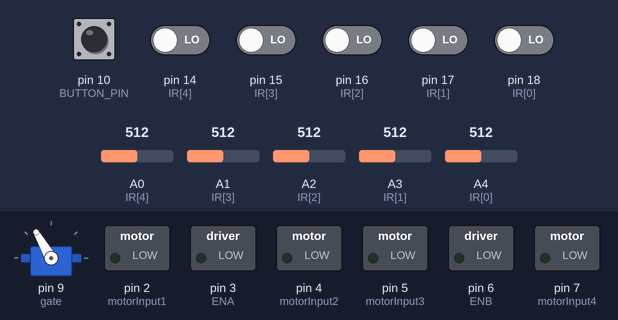
A sketch run on a simulated Arduino Uno, built with avr-gcc and run on an emulated ATmega328P. Parts: servo, switched loads named in the sketch (green lamp = pin HIGH). The inputs (shaded band) are chosen by the test bench; at power-on: pin 10 (BUTTON_PIN), pin 14 (IR[4]), pin 15 (IR[3]), pin 16 (IR[2]), pin 17 (IR[1]), pin 18 (IR[0]) LOW, A0 (IR[4]) = 512, A1 (IR[3]) = 512, A2 (IR[2]) = 512, A3 (IR[1]) = 512, A4 (IR[0]) = 512. What the sketch prints to the serial monitor is not drawn.

Above: at 11.7 s.
11.8 s: pin 10 (BUTTON_PIN) pulled HIGH for 0.25 s
At 13.6 s:
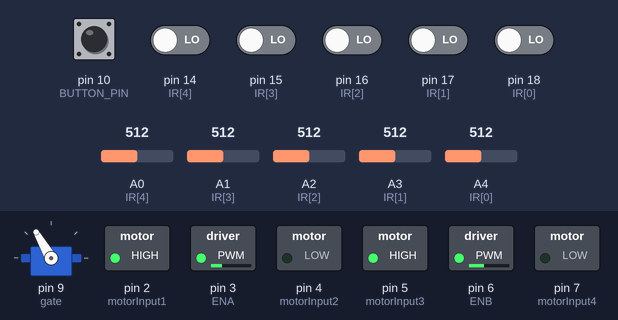
14.1 s: pin 14 (IR[4]) driven HIGH
At 15.2 s:
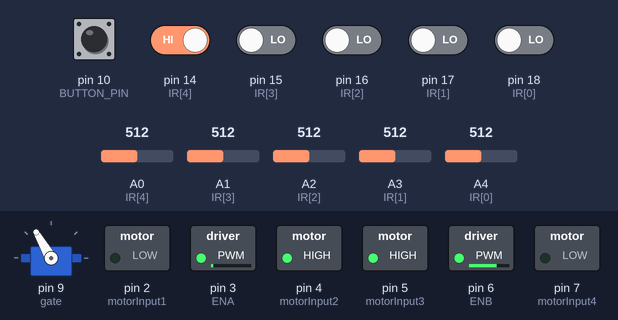
15.6 s: pin 15 (IR[3]) driven HIGH
At 16.6 s:
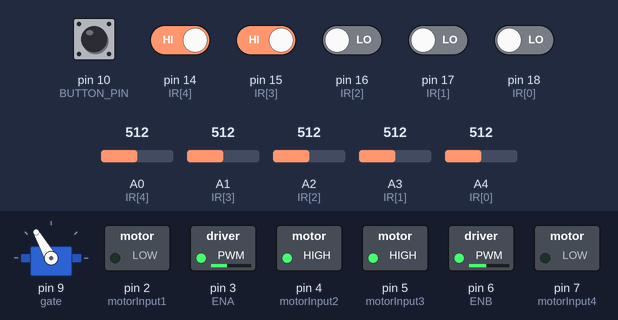
Timing chart, 0 to 18.6 s (numbered marks = the images above; inputs shaded):
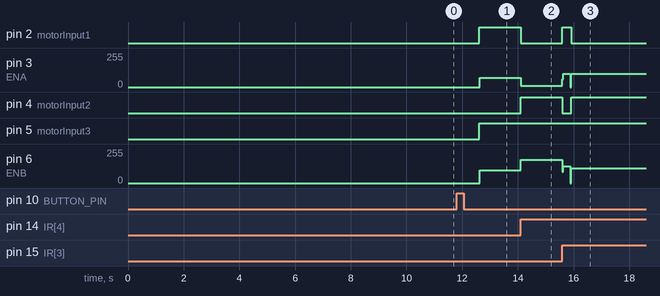

Measured:
- after the input at 11.8 s, pin 2 (motorInput1), pin 5 (motorInput3): LOW → HIGH after 0.81 s; pin 3 (ENA): 0/255 → 70/255 after 0.83 s; pin 6 (ENB): 0/255 → 95/255 after 0.83 s
- after the input at 14.1 s, pin 2 (motorInput1): HIGH → LOW at once, → HIGH 1.5 s later; pin 3 (ENA): 70/255 → 10/255 at once, → 60/255 1.5 s later; pin 4 (motorInput2): LOW → HIGH at once, → LOW 1.5 s later; pin 6 (ENB): 95/255 → 175/255 at once, → 85/255 1.5 s later

The sketch:

Group2_Programming.ino
```cpp
#include <QTRSensors.h>
#include <Servo.h>

//motor pins
int ENA = 3, motorInput1 = 2, motorInput2 = 4;
int motorInput3 = 5, motorInput4 = 7, ENB = 6;
int BUTTON_PIN = 10;

//ir sensors
int IR[5] = {18, 17, 16, 15, 14};
int sensor_reading[5];

//speed tunning
int baseSpeedL = 70, baseSpeedR = 95;
int spinLeftL = 110, spinLeftR = -100;
int spinRightL = -100, spinRightR = 110;
int weight[5] = {-4, -2, 0, 2, 4};
int gain = 20;

//sensor calibration
QTRSensors qtr;
const uint8_t SensorCount = 5;
uint16_t sensorValues[SensorCount];

bool calibration = true;

//checkpoint variables
Servo gate;
int checkpoint = 0;
unsigned long tStart = 0;
bool fwdActive = false;
bool dropActive = false;
bool checkpointDetected = false;


//motor function
void motor(int L, int R){
  if(L>=0){digitalWrite(motorInput1,HIGH); digitalWrite(motorInput2,LOW); analogWrite(ENA,L);}
  else{digitalWrite(motorInput1,LOW); digitalWrite(motorInput2,HIGH); analogWrite(ENA,-L);}
  if(R>=0){digitalWrite(motorInput3,HIGH); digitalWrite(motorInput4,LOW); analogWrite(ENB,R);}
  else{digitalWrite(motorInput3,LOW); digitalWrite(motorInput4,HIGH); analogWrite(ENB,-R);}
}

//read sensors
void readSensors(){
  for(int i=0;i<5;i++){
    int v1=digitalRead(IR[i]); delayMicroseconds(200);
    int v2=digitalRead(IR[i]);
    sensor_reading[i] = (v1==v2? v1:0);
  }
}

//servo control
void openGate() { gate.write(180); }
void closeGate() { gate.write(120); }

//90 angle turn
void handleSharpTurn(int dir){
  Serial.println("SHARP TURN DETECTED!");

  //move forward for a short duration
  unsigned long forwardDuration = 250;
  unsigned long startTime = millis();
  while(millis() - startTime < forwardDuration){
    motor(100,125);
    readSensors();
  }
  motor(0,0);
  delay(50);

  //spin until only center sensor sees line
  while(true){
    readSensors();
    if(dir==1) motor(spinRightL,spinRightR);
    else motor(spinLeftL,spinLeftR);
    if(sensor_reading[2]==1 && sensor_reading[0]==0 && sensor_reading[1]==0 &&
       sensor_reading[3]==0 && sensor_reading[4]==0) break;
  }

//small forward correction
  motor(-80,-55);
  delay(30);
}

//setup
void setup(){
  Serial.begin(9600);

  qtr.setTypeAnalog();
  qtr.setSensorPins((const uint8_t[]){18,17,16,15,14},SensorCount);
  delay(500);
  for(uint16_t i=0;i<400;i++) qtr.calibrate();

  for(int i=0;i<5;i++) pinMode(IR[i],INPUT);

  pinMode(ENA,OUTPUT); pinMode(ENB,OUTPUT);
  pinMode(motorInput1,OUTPUT); pinMode(motorInput2,OUTPUT);
  pinMode(motorInput3,OUTPUT); pinMode(motorInput4,OUTPUT);
  pinMode(BUTTON_PIN, INPUT);

  gate.attach(9);
  closeGate();

  Serial.println("READY");
  }


//loop
void loop(){
  byte button_pressed = digitalRead(BUTTON_PIN);

  if (calibration) {
    //show calibration status
    Serial.println("Calibrating... Press button to start");
    delay(200); // small delay to avoid spamming serial

    if (button_pressed == HIGH) { // button pressed
      calibration = false; // exit calibration mode
      Serial.println("Calibration complete! Starting robot...");
      delay(500); // small debounce
    }
    return; // skip the rest of loop until calibration done
  }

//read calibrated sensor values(0-5000) and measure line position
  uint16_t position = qtr.readLineBlack(sensorValues);

  //print sensor value from 0-1000
  //0 means max reflectance and 1000 means min reflectance
  //read calibrated values
  for(uint8_t i=0; i<SensorCount; i++){
    Serial.print(sensorValues[i]);
    Serial.print("\t");
  }

  if(checkpoint == 0){
    motor(60, 85); // move forward

  readSensors();

//checkpoint detection

  int sum = 0;
  for(int i=0;i<5;i++) sum += sensor_reading[i];

//lost line recovery
// if (sum == 0) {
//   Serial.println("Lost line → Forward + Spin Search");

//   motor(100, 125);
//   delay(150);

//   while (true) {
//     readSensors();
//     motor(80, -55);

//     if (sensor_reading[2] == 1) {
//       Serial.println("Line FOUND ✔");
//       break;
//     }
//   }

//   motor(0, 0);
//   delay(80);
//   return;
// }

  if(sum >= 4){
    if(!checkpointDetected){
      checkpointDetected = true;
      checkpoint++;
      tStart = millis();
      Serial.print(">>> CHECKPOINT "); Serial.println(checkpoint);

      if(checkpoint == 1 || checkpoint == 5) fwdActive = true;
      if(checkpoint == 2 || checkpoint == 3 || checkpoint == 4){
        dropActive = true;
        openGate();
      }
    }
  } else checkpointDetected = false;

//checkpoint-forward
  if(fwdActive){
    motor(120, 145);
    unsigned long duration = (checkpoint == 5 ? 800 : 400);
    if(millis() - tStart >= duration){
      fwdActive = false;
      if(checkpoint == 5){
        motor(0,0);
        while(1); // stop completely
      }
    }
    return; // priority over everything else
  }

//checkpoint-drop cube
  if(dropActive){
    motor(0,0);
    if(millis() - tStart >= 400){
      closeGate();
      dropActive = false;
    }
    return;
  }

//90 degree detection
  if((sensor_reading[2]==1 && sensor_reading[3]==1 && sensor_reading[4]==1) ||
     (sensor_reading[2]==1 && sensor_reading[3]==1) ||
     (sensor_reading[2]==1 && sensor_reading[4]==1) ||
     (sensor_reading[3]==1 && sensor_reading[4]==1)){
    handleSharpTurn(1); //right turn
    return;
  }

  if((sensor_reading[0]==1 && sensor_reading[1]==1 && sensor_reading[2]==1) ||
     (sensor_reading[0]==1 && sensor_reading[2]==1) ||
     (sensor_reading[1]==1 && sensor_reading[2]==1) ||
     (sensor_reading[0]==1 && sensor_reading[1]==1)){
    handleSharpTurn(-1); //left turn
    return;
  }

//normal line correction
  int weightedSum=0,active=0;
  for(int i=0;i<5;i++){
    if(sensor_reading[i]==1){ weightedSum+=weight[i]; active++; }
  }
  int adjustment=(active>0)? weightedSum*gain : 0;
  int L = constrain(baseSpeedL - adjustment, -100,255);
  int R = constrain(baseSpeedR + adjustment, -100,255);
  motor(L,R);
}
}
```
